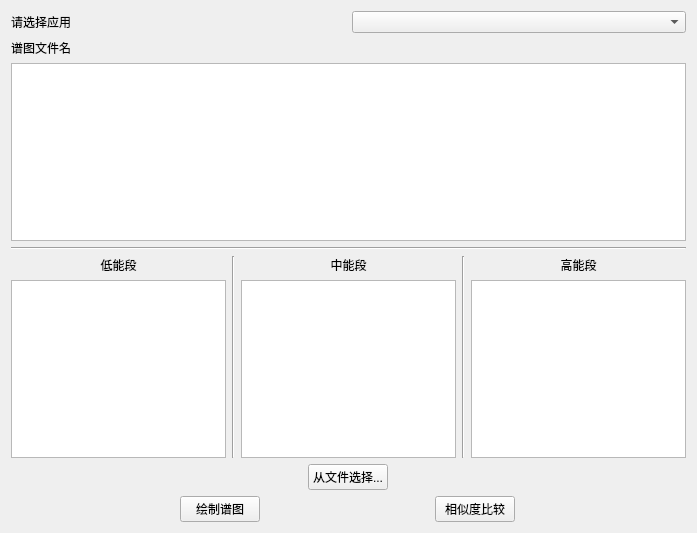
<?xml version="1.0" encoding="UTF-8"?>
<ui version="4.0">
 <class>rootWindw</class>
 <widget class="QWidget" name="rootWindw">
  <property name="geometry">
   <rect>
    <x>0</x>
    <y>0</y>
    <width>697</width>
    <height>533</height>
   </rect>
  </property>
  <property name="windowTitle">
   <string>选择需要的谱图</string>
  </property>
  <layout class="QVBoxLayout" name="verticalLayout_7">
   <item>
    <layout class="QVBoxLayout" name="verticalLayout_5">
     <item>
      <layout class="QHBoxLayout" name="horizontalLayout_3">
       <item>
        <widget class="QLabel" name="label_4">
         <property name="sizePolicy">
          <sizepolicy hsizetype="Preferred" vsizetype="Fixed">
           <horstretch>0</horstretch>
           <verstretch>0</verstretch>
          </sizepolicy>
         </property>
         <property name="text">
          <string>请选择应用</string>
         </property>
        </widget>
       </item>
       <item>
        <widget class="QComboBox" name="comboBoxAPP"/>
       </item>
      </layout>
     </item>
     <item>
      <layout class="QVBoxLayout" name="verticalLayout_6" stretch="0,0">
       <item>
        <widget class="QLabel" name="label_5">
         <property name="sizePolicy">
          <sizepolicy hsizetype="Preferred" vsizetype="Fixed">
           <horstretch>2</horstretch>
           <verstretch>0</verstretch>
          </sizepolicy>
         </property>
         <property name="text">
          <string>谱图文件名</string>
         </property>
        </widget>
       </item>
       <item>
        <widget class="QListWidget" name="list_Name">
         <property name="sizePolicy">
          <sizepolicy hsizetype="Expanding" vsizetype="Expanding">
           <horstretch>2</horstretch>
           <verstretch>0</verstretch>
          </sizepolicy>
         </property>
         <property name="selectionMode">
          <enum>QAbstractItemView::ExtendedSelection</enum>
         </property>
        </widget>
       </item>
      </layout>
     </item>
    </layout>
   </item>
   <item>
    <widget class="Line" name="line">
     <property name="orientation">
      <enum>Qt::Horizontal</enum>
     </property>
    </widget>
   </item>
   <item>
    <layout class="QHBoxLayout" name="horizontalLayout">
     <item>
      <layout class="QVBoxLayout" name="verticalLayout">
       <item>
        <widget class="QLabel" name="label">
         <property name="sizePolicy">
          <sizepolicy hsizetype="Preferred" vsizetype="Fixed">
           <horstretch>0</horstretch>
           <verstretch>0</verstretch>
          </sizepolicy>
         </property>
         <property name="text">
          <string>低能段</string>
         </property>
         <property name="alignment">
          <set>Qt::AlignCenter</set>
         </property>
        </widget>
       </item>
       <item>
        <widget class="QListWidget" name="list_Low">
         <property name="selectionMode">
          <enum>QAbstractItemView::ExtendedSelection</enum>
         </property>
        </widget>
       </item>
      </layout>
     </item>
     <item>
      <widget class="Line" name="line_2">
       <property name="orientation">
        <enum>Qt::Vertical</enum>
       </property>
      </widget>
     </item>
     <item>
      <layout class="QVBoxLayout" name="verticalLayout_2">
       <item>
        <widget class="QLabel" name="label_2">
         <property name="sizePolicy">
          <sizepolicy hsizetype="Preferred" vsizetype="Fixed">
           <horstretch>0</horstretch>
           <verstretch>0</verstretch>
          </sizepolicy>
         </property>
         <property name="text">
          <string>中能段</string>
         </property>
         <property name="alignment">
          <set>Qt::AlignCenter</set>
         </property>
        </widget>
       </item>
       <item>
        <widget class="QListWidget" name="list_Mid">
         <property name="selectionMode">
          <enum>QAbstractItemView::ExtendedSelection</enum>
         </property>
        </widget>
       </item>
      </layout>
     </item>
     <item>
      <widget class="Line" name="line_3">
       <property name="orientation">
        <enum>Qt::Vertical</enum>
       </property>
      </widget>
     </item>
     <item>
      <layout class="QVBoxLayout" name="verticalLayout_3">
       <item>
        <widget class="QLabel" name="label_3">
         <property name="sizePolicy">
          <sizepolicy hsizetype="Preferred" vsizetype="Fixed">
           <horstretch>0</horstretch>
           <verstretch>0</verstretch>
          </sizepolicy>
         </property>
         <property name="text">
          <string>高能段</string>
         </property>
         <property name="alignment">
          <set>Qt::AlignCenter</set>
         </property>
        </widget>
       </item>
       <item>
        <widget class="QListWidget" name="list_High">
         <property name="selectionMode">
          <enum>QAbstractItemView::ExtendedSelection</enum>
         </property>
        </widget>
       </item>
      </layout>
     </item>
    </layout>
   </item>
   <item>
    <layout class="QVBoxLayout" name="verticalLayout_4">
     <item>
      <layout class="QHBoxLayout" name="horizontalLayout_4">
       <item>
        <widget class="QPushButton" name="button_Select">
         <property name="sizePolicy">
          <sizepolicy hsizetype="Fixed" vsizetype="Fixed">
           <horstretch>0</horstretch>
           <verstretch>0</verstretch>
          </sizepolicy>
         </property>
         <property name="text">
          <string>从文件选择...</string>
         </property>
        </widget>
       </item>
      </layout>
     </item>
     <item>
      <layout class="QHBoxLayout" name="horizontalLayout_2">
       <item>
        <widget class="QPushButton" name="button_Draw">
         <property name="sizePolicy">
          <sizepolicy hsizetype="Fixed" vsizetype="Fixed">
           <horstretch>0</horstretch>
           <verstretch>0</verstretch>
          </sizepolicy>
         </property>
         <property name="text">
          <string>绘制谱图</string>
         </property>
        </widget>
       </item>
       <item>
        <widget class="QPushButton" name="button_Compare">
         <property name="sizePolicy">
          <sizepolicy hsizetype="Fixed" vsizetype="Fixed">
           <horstretch>0</horstretch>
           <verstretch>0</verstretch>
          </sizepolicy>
         </property>
         <property name="text">
          <string>相似度比较</string>
         </property>
        </widget>
       </item>
      </layout>
     </item>
    </layout>
   </item>
  </layout>
 </widget>
 <resources/>
 <connections/>
</ui>
